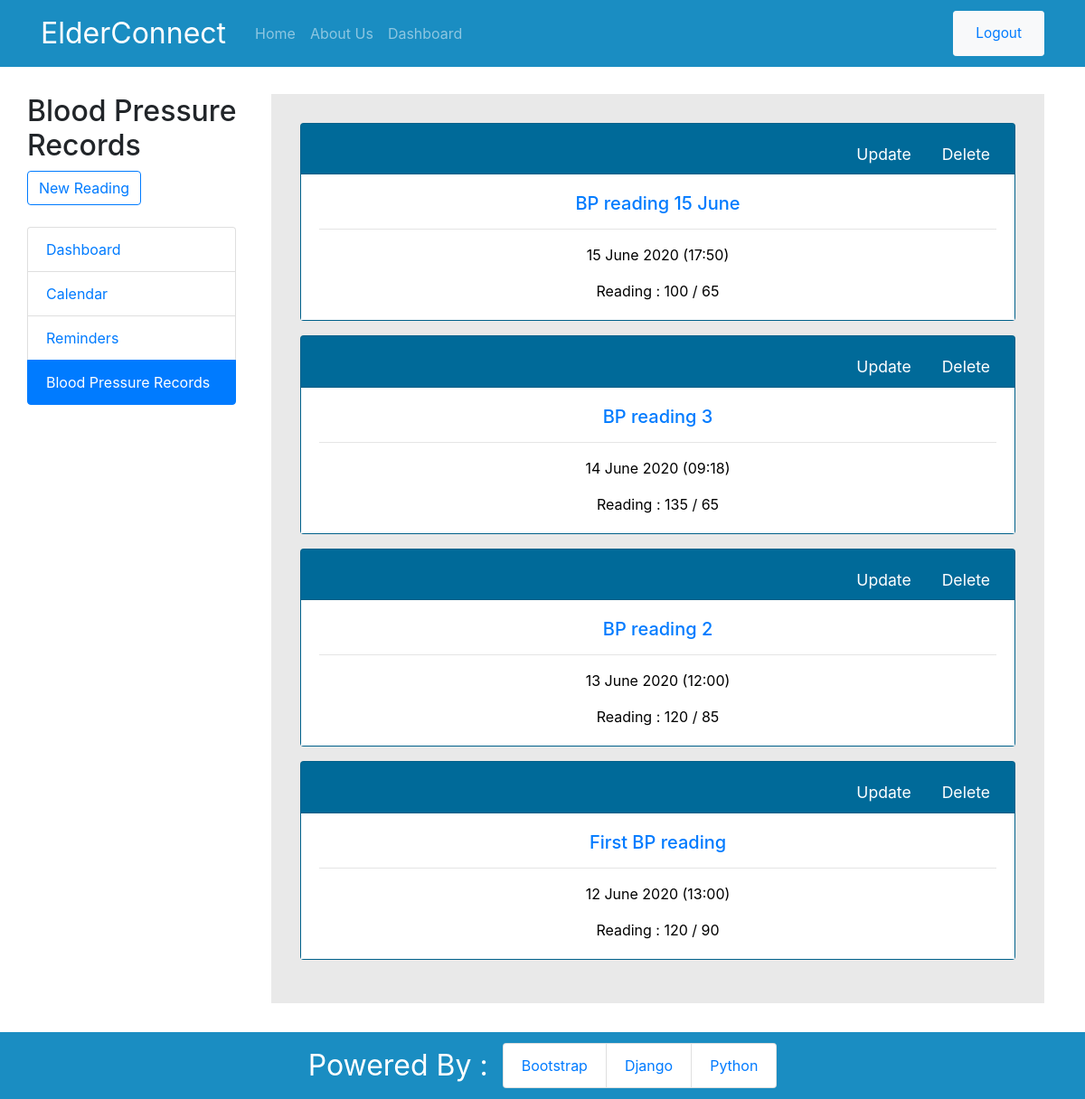
The page /blood-pressure/ (signed in) on the database its author committed.
### app/models.py (models this page shows, shortened)
class BloodPressure(models.Model):
    title = models.CharField(max_length=100)
    comments = models.CharField(max_length=300)
    date = models.DateField(default=date.today)
    time = models.TimeField()
    systolic = models.PositiveIntegerField(validators=[MaxValueValidator(200)])
    diastolic = models.PositiveIntegerField(validators=[MaxValueValidator(150)])
    user = models.ForeignKey(User, on_delete=models.CASCADE)

### app/views.py (the view, shortened to what this page needs)
# urls.py: path('blood-pressure/', views.BPListView.as_view(), name='web-bp'),
class BPListView(LoginRequiredMixin, ListView):
    model = BloodPressure
    fields = ['title', 'date', 'time', 'systolic', 'diastolic']
    template_name = 'app/bloodpressure.html'
    context_object_name = 'bps'
    paginate_by = 5
    def get_queryset(self):
        return BloodPressure.objects.filter(user=self.request.user).order_by('-date')

### app/templates/app/bloodpressure.html (shortened to what this page needs)
{% extends 'app/base.html' %}
{% block content %}
<div class="reminders-page">
    <div class="row container-fluid">
        <div class="col-md-3 mb-4">
            <h2 class="mb-2">Blood Pressure Records</h2>
            <a href="{% url 'web-bp-create' %}" class="btn btn-md btn-outline-primary mb-4">New Reading</a>
            <ul class="list-group mr-4 mb-4">
                <a class="list-group-item" href="{% url 'dashboard' %}">Dashboard</a>
                <a class="list-group-item" href="{% url 'calendar' %}">Calendar</a>
                <a class="list-group-item" href="{% url 'web-reminders' %}">Reminders</a>
                <a class="list-group-item active" href="{% url 'web-bp' %}">Blood Pressure Records</a>
            </ul>
        </div>
        {% if not bps %}
            <div class="card-body reminder-card-body border border-secondary text-center">
                <h3 class="card-title">
                    No Blood Pressure Readings
                </h3>
                <hr>
                <p class="card-text">
                    Add Blood Pressure Readings with the "New Reading" button!
                </p>
            </div>
        {% else %}
        <div class="col-md-9 reminders-page-list">
        {% for bp in bps %}
            <div class="card mb-3 text-center">
                <div class="card-header">
                    <ul class="nav nav-tabs card-header-tabs justify-content-end">
                        <li class="nav-item">
                            <a class="nav-link card-link-button" href="{% url 'web-bp-update' bp.id %}">Update</a>
                        </li>
                        <li class="nav-item">
                            <a class="nav-link card-link-button card-link-delete" href="{% url 'web-bp-delete' bp.id %}">Delete</a>
                        </li>
                    </ul>
                </div>
                <div class="card-body reminder-card-body">
                    <h5 class="card-title">
                        <a href="{% url 'web-bp-detail' bp.id %}">{{ bp.title }}</a>
                    </h5>
                    <hr>
                    <p class="card-text">
                        {{ bp.date|date:'d F Y' }} ({{ bp.time|time:'H:i' }})
                    </p>
                    <p class="card-text">
                        Reading : {{ bp.systolic }} / {{ bp.diastolic }}
                    </p>
                </div>
            </div>
        {% endfor %}
        </div>
        {% endif %}
    </div>
</div>
{% endblock content %}

### app/static/app/main.css (style rules this page uses)
.base-body { margin-top: 6.5em; }
.card { background-color: #006E9E; color: white; }
.nav-item { font-size: 1.1em; }
.reminder-card-title, .card-link-button, .new-reminder { color: white; }
.reminders-page { margin-bottom: 2em; }
.reminders-page-list { padding: 2em; background-color: #E9E9E9; }
.reminder-card-body { background-color: white; color: black; }

### rows shown on the page
BloodPressure: title "BP reading 15 June", date "15 June 2020", time "17:50", systolic "100", diastolic "65"
BloodPressure: title "BP reading 3", date "14 June 2020", time "09:18", systolic "135", diastolic "65"
BloodPressure: title "BP reading 2", date "13 June 2020", time "12:00", systolic "120", diastolic "85"
BloodPressure: title "First BP reading", date "12 June 2020", time "13:00", systolic "120", diastolic "90"
